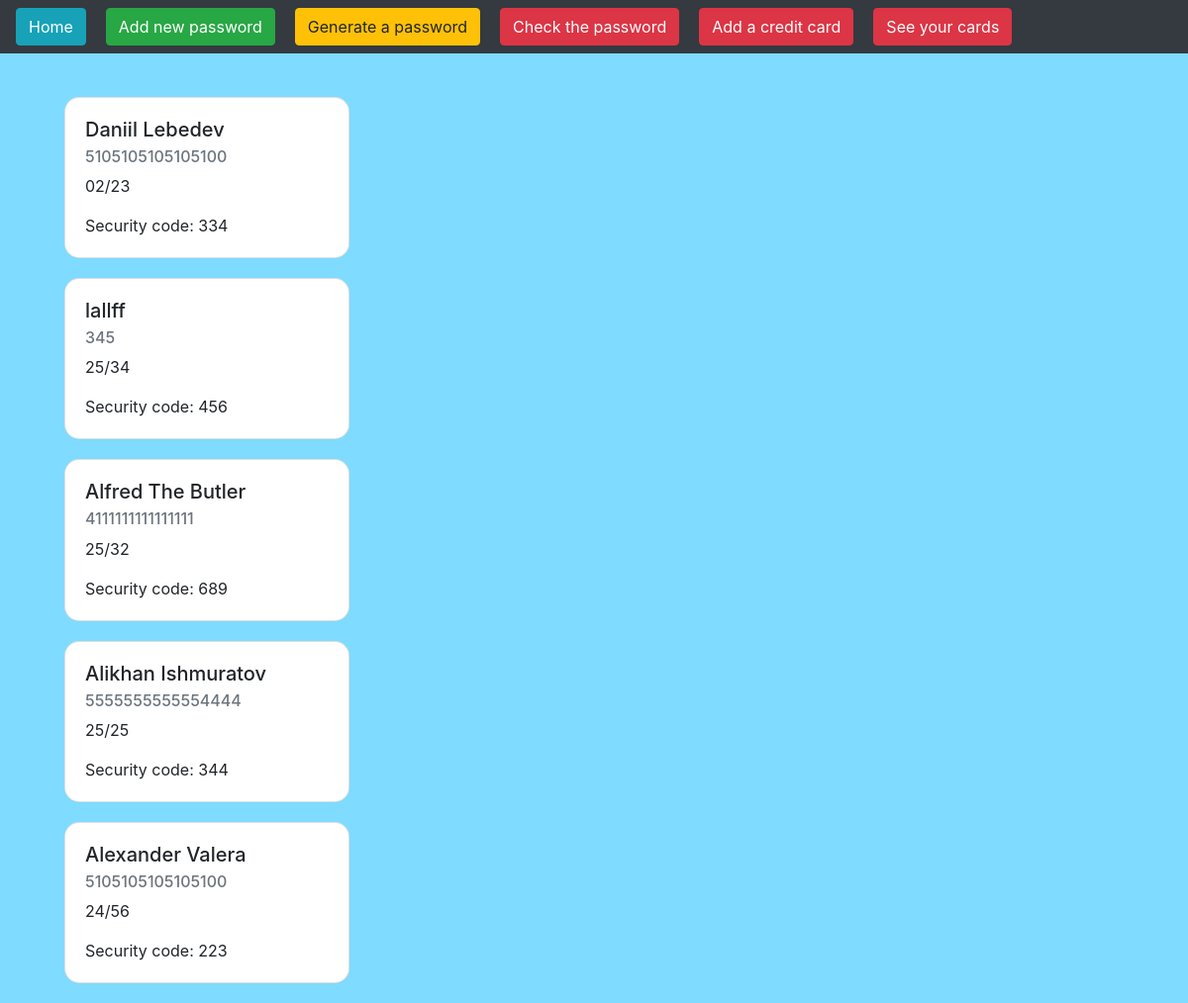
/credit-card-display, run on the app's committed database.
### passwordgeneratorapp/models.py (models this page shows)
class CreditCard(models.Model):
	name = models.CharField(max_length=50)
	cardNumber = models.IntegerField()
	date = models.CharField(max_length=5)
	securityCode = models.IntegerField()

### passwordgeneratorapp/views.py (the view)
# urls.py: path('credit-card-display', views.creaditCardView, name="CreditCardDisplayPage"),
def creaditCardView(request):
	all_cards = CreditCard.objects.all()
	return render(request, 'displaycreditcard.html', {"all_cards":all_cards})

### passwordgeneratorapp/templates/displaycreditcard.html
{% extends 'base.html' %}
{% block content %}
	<div class="container">
		{% for card in all_cards %}
		<div class="card" style="width: 18rem; margin:20px; border-radius: 15px">
		  <div class="card-body">
		    <h5 class="card-title">{{card.name}}</h5>
		    <h6 class="card-subtitle mb-2 text-muted">{{card.cardNumber}}</h6>
		    <p class="card-text">{{card.date}}</p>
		    <p class="card-text"> Security code: {{card.securityCode}}</p>
		  </div>
		</div>
		{% endfor %}
	</div>
{% endblock %}

### passwordgeneratorapp/static/index.css (style rules this page uses)
html { background-color: #7FDBFF; }
body { background-color: #7FDBFF; }

### data on the page
CreditCard: name "Daniil Lebedev", cardNumber "5105105105105100", date "02/23", securityCode "334"
CreditCard: name "lallff", cardNumber "345", date "25/34", securityCode "456"
CreditCard: name "Alfred The Butler", cardNumber "4111111111111111", date "25/32", securityCode "689"
CreditCard: name "Alikhan Ishmuratov", cardNumber "5555555555554444", date "25/25", securityCode "344"
CreditCard: name "Alexander Valera", cardNumber "5105105105105100", date "24/56", securityCode "223"
